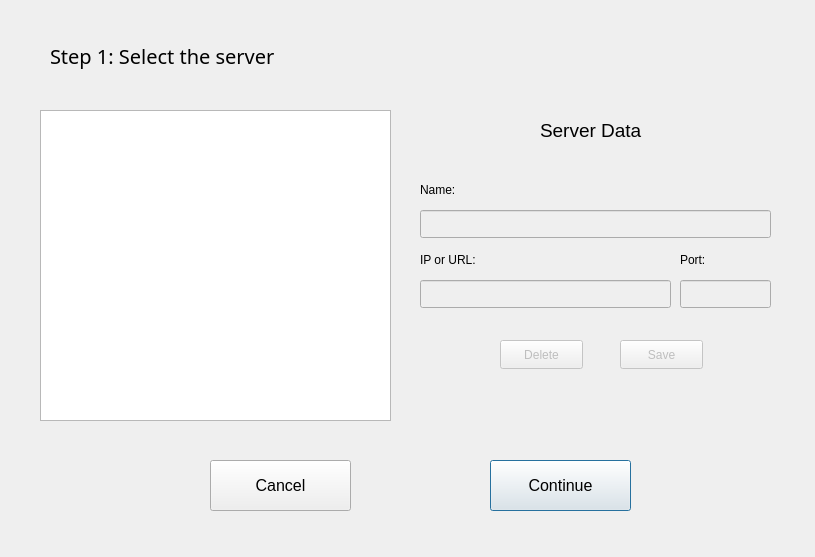
<?xml version="1.0" encoding="UTF-8"?>
<ui version="4.0">
 <class>spslidarDownloadDlg</class>
 <widget class="QDialog" name="spslidarDownloadDlg">
  <property name="geometry">
   <rect>
    <x>0</x>
    <y>0</y>
    <width>815</width>
    <height>557</height>
   </rect>
  </property>
  <property name="windowTitle">
   <string>spslidarDownloadDlg</string>
  </property>
  <widget class="QStackedWidget" name="stackedWidget">
   <property name="geometry">
    <rect>
     <x>0</x>
     <y>0</y>
     <width>801</width>
     <height>551</height>
    </rect>
   </property>
   <widget class="QWidget" name="page1">
    <widget class="QLabel" name="step1">
     <property name="geometry">
      <rect>
       <x>50</x>
       <y>40</y>
       <width>471</width>
       <height>31</height>
      </rect>
     </property>
     <property name="font">
      <font>
       <family>Dubai Light</family>
       <pointsize>15</pointsize>
      </font>
     </property>
     <property name="text">
      <string>Step 1: Select the server</string>
     </property>
    </widget>
    <widget class="QPushButton" name="serverContinue">
     <property name="geometry">
      <rect>
       <x>490</x>
       <y>460</y>
       <width>141</width>
       <height>51</height>
      </rect>
     </property>
     <property name="font">
      <font>
       <pointsize>12</pointsize>
      </font>
     </property>
     <property name="text">
      <string>Continue</string>
     </property>
    </widget>
    <widget class="QListWidget" name="serverList">
     <property name="geometry">
      <rect>
       <x>40</x>
       <y>110</y>
       <width>351</width>
       <height>311</height>
      </rect>
     </property>
    </widget>
    <widget class="QLabel" name="label_2">
     <property name="geometry">
      <rect>
       <x>420</x>
       <y>180</y>
       <width>63</width>
       <height>20</height>
      </rect>
     </property>
     <property name="text">
      <string>Name:</string>
     </property>
    </widget>
    <widget class="QLineEdit" name="serverName">
     <property name="enabled">
      <bool>false</bool>
     </property>
     <property name="geometry">
      <rect>
       <x>420</x>
       <y>210</y>
       <width>351</width>
       <height>28</height>
      </rect>
     </property>
     <property name="readOnly">
      <bool>false</bool>
     </property>
    </widget>
    <widget class="QLabel" name="label_3">
     <property name="geometry">
      <rect>
       <x>420</x>
       <y>250</y>
       <width>71</width>
       <height>20</height>
      </rect>
     </property>
     <property name="text">
      <string>IP or URL:</string>
     </property>
    </widget>
    <widget class="QLabel" name="label_4">
     <property name="geometry">
      <rect>
       <x>680</x>
       <y>250</y>
       <width>71</width>
       <height>20</height>
      </rect>
     </property>
     <property name="text">
      <string>Port:</string>
     </property>
    </widget>
    <widget class="QLineEdit" name="serverIP">
     <property name="enabled">
      <bool>false</bool>
     </property>
     <property name="geometry">
      <rect>
       <x>420</x>
       <y>280</y>
       <width>251</width>
       <height>28</height>
      </rect>
     </property>
     <property name="readOnly">
      <bool>false</bool>
     </property>
    </widget>
    <widget class="QLineEdit" name="serverPort">
     <property name="enabled">
      <bool>false</bool>
     </property>
     <property name="geometry">
      <rect>
       <x>680</x>
       <y>280</y>
       <width>91</width>
       <height>28</height>
      </rect>
     </property>
     <property name="readOnly">
      <bool>false</bool>
     </property>
    </widget>
    <widget class="QLabel" name="label_5">
     <property name="geometry">
      <rect>
       <x>540</x>
       <y>120</y>
       <width>131</width>
       <height>20</height>
      </rect>
     </property>
     <property name="font">
      <font>
       <pointsize>14</pointsize>
      </font>
     </property>
     <property name="text">
      <string>Server Data</string>
     </property>
    </widget>
    <widget class="QPushButton" name="saveButton">
     <property name="enabled">
      <bool>false</bool>
     </property>
     <property name="geometry">
      <rect>
       <x>620</x>
       <y>340</y>
       <width>83</width>
       <height>29</height>
      </rect>
     </property>
     <property name="text">
      <string>Save</string>
     </property>
     <property name="default">
      <bool>false</bool>
     </property>
     <property name="flat">
      <bool>false</bool>
     </property>
    </widget>
    <widget class="QPushButton" name="deleteButton">
     <property name="enabled">
      <bool>false</bool>
     </property>
     <property name="geometry">
      <rect>
       <x>500</x>
       <y>340</y>
       <width>83</width>
       <height>29</height>
      </rect>
     </property>
     <property name="text">
      <string>Delete</string>
     </property>
     <property name="default">
      <bool>false</bool>
     </property>
     <property name="flat">
      <bool>false</bool>
     </property>
    </widget>
    <widget class="QPushButton" name="serverCancel">
     <property name="geometry">
      <rect>
       <x>210</x>
       <y>460</y>
       <width>141</width>
       <height>51</height>
      </rect>
     </property>
     <property name="font">
      <font>
       <pointsize>12</pointsize>
      </font>
     </property>
     <property name="text">
      <string>Cancel</string>
     </property>
    </widget>
   </widget>
   <widget class="QWidget" name="page2">
    <widget class="QLabel" name="step2">
     <property name="geometry">
      <rect>
       <x>60</x>
       <y>50</y>
       <width>371</width>
       <height>31</height>
      </rect>
     </property>
     <property name="font">
      <font>
       <family>Dubai Light</family>
       <pointsize>15</pointsize>
      </font>
     </property>
     <property name="text">
      <string>Step 2: Select a Dataset</string>
     </property>
    </widget>
    <widget class="QListWidget" name="workspaceList">
     <property name="geometry">
      <rect>
       <x>50</x>
       <y>130</y>
       <width>311</width>
       <height>341</height>
      </rect>
     </property>
    </widget>
    <widget class="QListWidget" name="datasetList">
     <property name="geometry">
      <rect>
       <x>420</x>
       <y>130</y>
       <width>331</width>
       <height>341</height>
      </rect>
     </property>
    </widget>
    <widget class="QPushButton" name="backWorkspace">
     <property name="geometry">
      <rect>
       <x>160</x>
       <y>490</y>
       <width>131</width>
       <height>51</height>
      </rect>
     </property>
     <property name="font">
      <font>
       <pointsize>12</pointsize>
      </font>
     </property>
     <property name="text">
      <string>Back</string>
     </property>
    </widget>
    <widget class="QPushButton" name="continueWorkspace">
     <property name="geometry">
      <rect>
       <x>490</x>
       <y>490</y>
       <width>131</width>
       <height>51</height>
      </rect>
     </property>
     <property name="font">
      <font>
       <pointsize>12</pointsize>
      </font>
     </property>
     <property name="text">
      <string>Continue</string>
     </property>
    </widget>
    <widget class="QLabel" name="label_6">
     <property name="geometry">
      <rect>
       <x>150</x>
       <y>90</y>
       <width>121</width>
       <height>31</height>
      </rect>
     </property>
     <property name="font">
      <font>
       <pointsize>12</pointsize>
      </font>
     </property>
     <property name="text">
      <string>Workspaces</string>
     </property>
    </widget>
    <widget class="QLabel" name="label_7">
     <property name="geometry">
      <rect>
       <x>540</x>
       <y>90</y>
       <width>81</width>
       <height>31</height>
      </rect>
     </property>
     <property name="font">
      <font>
       <pointsize>12</pointsize>
      </font>
     </property>
     <property name="text">
      <string>Datasets</string>
     </property>
    </widget>
   </widget>
   <widget class="QWidget" name="page3">
    <widget class="QLabel" name="title">
     <property name="geometry">
      <rect>
       <x>260</x>
       <y>40</y>
       <width>251</width>
       <height>41</height>
      </rect>
     </property>
     <property name="font">
      <font>
       <family>Dubai Light</family>
       <pointsize>15</pointsize>
       <bold>true</bold>
      </font>
     </property>
     <property name="text">
      <string>Dataset Specification</string>
     </property>
    </widget>
    <widget class="QLabel" name="name">
     <property name="geometry">
      <rect>
       <x>30</x>
       <y>120</y>
       <width>63</width>
       <height>20</height>
      </rect>
     </property>
     <property name="text">
      <string>Name</string>
     </property>
    </widget>
    <widget class="QLabel" name="description">
     <property name="geometry">
      <rect>
       <x>30</x>
       <y>160</y>
       <width>91</width>
       <height>20</height>
      </rect>
     </property>
     <property name="text">
      <string>Description</string>
     </property>
    </widget>
    <widget class="QLabel" name="dateOfAcquisition">
     <property name="geometry">
      <rect>
       <x>30</x>
       <y>200</y>
       <width>151</width>
       <height>20</height>
      </rect>
     </property>
     <property name="text">
      <string>Date Of Acquisition</string>
     </property>
    </widget>
    <widget class="QLabel" name="boundingBox">
     <property name="geometry">
      <rect>
       <x>320</x>
       <y>250</y>
       <width>141</width>
       <height>31</height>
      </rect>
     </property>
     <property name="font">
      <font>
       <family>Dubai Light</family>
       <pointsize>12</pointsize>
       <bold>true</bold>
      </font>
     </property>
     <property name="text">
      <string>Bounding Box</string>
     </property>
    </widget>
    <widget class="QLabel" name="southWestBottom">
     <property name="geometry">
      <rect>
       <x>110</x>
       <y>280</y>
       <width>141</width>
       <height>20</height>
      </rect>
     </property>
     <property name="text">
      <string>South-West Bottom</string>
     </property>
    </widget>
    <widget class="QLabel" name="northEastTop">
     <property name="geometry">
      <rect>
       <x>480</x>
       <y>280</y>
       <width>121</width>
       <height>20</height>
      </rect>
     </property>
     <property name="text">
      <string>North-East Top</string>
     </property>
    </widget>
    <widget class="QLabel" name="southWestBottom_easting">
     <property name="geometry">
      <rect>
       <x>30</x>
       <y>320</y>
       <width>101</width>
       <height>20</height>
      </rect>
     </property>
     <property name="text">
      <string>Easting</string>
     </property>
    </widget>
    <widget class="QLabel" name="southWestBottom_northing">
     <property name="geometry">
      <rect>
       <x>30</x>
       <y>360</y>
       <width>111</width>
       <height>20</height>
      </rect>
     </property>
     <property name="text">
      <string>Northing</string>
     </property>
    </widget>
    <widget class="QLabel" name="southWestBottom_Height">
     <property name="geometry">
      <rect>
       <x>30</x>
       <y>400</y>
       <width>63</width>
       <height>20</height>
      </rect>
     </property>
     <property name="text">
      <string>Height</string>
     </property>
    </widget>
    <widget class="QLabel" name="southWestBottom_zone">
     <property name="geometry">
      <rect>
       <x>30</x>
       <y>440</y>
       <width>63</width>
       <height>20</height>
      </rect>
     </property>
     <property name="text">
      <string>Zone</string>
     </property>
    </widget>
    <widget class="QLabel" name="northEastTop_easting">
     <property name="geometry">
      <rect>
       <x>410</x>
       <y>310</y>
       <width>101</width>
       <height>20</height>
      </rect>
     </property>
     <property name="text">
      <string>Easting</string>
     </property>
    </widget>
    <widget class="QLabel" name="northEastTop_northing">
     <property name="geometry">
      <rect>
       <x>410</x>
       <y>360</y>
       <width>111</width>
       <height>20</height>
      </rect>
     </property>
     <property name="text">
      <string>Northing</string>
     </property>
    </widget>
    <widget class="QLabel" name="northEastTop_height">
     <property name="geometry">
      <rect>
       <x>410</x>
       <y>400</y>
       <width>63</width>
       <height>20</height>
      </rect>
     </property>
     <property name="text">
      <string>Height</string>
     </property>
    </widget>
    <widget class="QLabel" name="northEastTop_zone">
     <property name="geometry">
      <rect>
       <x>410</x>
       <y>440</y>
       <width>63</width>
       <height>20</height>
      </rect>
     </property>
     <property name="text">
      <string>Zone</string>
     </property>
    </widget>
    <widget class="QLabel" name="datablockSize">
     <property name="geometry">
      <rect>
       <x>380</x>
       <y>120</y>
       <width>161</width>
       <height>20</height>
      </rect>
     </property>
     <property name="text">
      <string>Datablock Size</string>
     </property>
    </widget>
    <widget class="QLabel" name="datablockFormat">
     <property name="geometry">
      <rect>
       <x>380</x>
       <y>150</y>
       <width>161</width>
       <height>20</height>
      </rect>
     </property>
     <property name="text">
      <string>Datablock Format</string>
     </property>
    </widget>
    <widget class="QTextBrowser" name="output_nombre">
     <property name="geometry">
      <rect>
       <x>120</x>
       <y>110</y>
       <width>256</width>
       <height>31</height>
      </rect>
     </property>
    </widget>
    <widget class="QTextBrowser" name="output_descripcion">
     <property name="geometry">
      <rect>
       <x>120</x>
       <y>150</y>
       <width>256</width>
       <height>31</height>
      </rect>
     </property>
    </widget>
    <widget class="QTextBrowser" name="output_fecha">
     <property name="geometry">
      <rect>
       <x>180</x>
       <y>190</y>
       <width>256</width>
       <height>31</height>
      </rect>
     </property>
    </widget>
    <widget class="QTextBrowser" name="output_suroeste_este">
     <property name="geometry">
      <rect>
       <x>140</x>
       <y>310</y>
       <width>256</width>
       <height>31</height>
      </rect>
     </property>
    </widget>
    <widget class="QTextBrowser" name="output_suroeste_norte">
     <property name="geometry">
      <rect>
       <x>140</x>
       <y>350</y>
       <width>256</width>
       <height>31</height>
      </rect>
     </property>
    </widget>
    <widget class="QTextBrowser" name="output_suroeste_altura">
     <property name="geometry">
      <rect>
       <x>140</x>
       <y>390</y>
       <width>256</width>
       <height>31</height>
      </rect>
     </property>
    </widget>
    <widget class="QTextBrowser" name="output_suroeste_zona">
     <property name="geometry">
      <rect>
       <x>140</x>
       <y>430</y>
       <width>256</width>
       <height>31</height>
      </rect>
     </property>
    </widget>
    <widget class="QTextBrowser" name="output_noreste_este">
     <property name="geometry">
      <rect>
       <x>520</x>
       <y>310</y>
       <width>256</width>
       <height>31</height>
      </rect>
     </property>
    </widget>
    <widget class="QTextBrowser" name="output_noreste_norte">
     <property name="geometry">
      <rect>
       <x>520</x>
       <y>350</y>
       <width>256</width>
       <height>31</height>
      </rect>
     </property>
    </widget>
    <widget class="QTextBrowser" name="output_noreste_altura">
     <property name="geometry">
      <rect>
       <x>520</x>
       <y>390</y>
       <width>256</width>
       <height>31</height>
      </rect>
     </property>
    </widget>
    <widget class="QTextBrowser" name="output_noreste_zona">
     <property name="geometry">
      <rect>
       <x>520</x>
       <y>430</y>
       <width>256</width>
       <height>31</height>
      </rect>
     </property>
    </widget>
    <widget class="QTextBrowser" name="output_tamDatablock">
     <property name="geometry">
      <rect>
       <x>520</x>
       <y>110</y>
       <width>256</width>
       <height>31</height>
      </rect>
     </property>
    </widget>
    <widget class="QTextBrowser" name="output_formatoDatablock">
     <property name="geometry">
      <rect>
       <x>520</x>
       <y>150</y>
       <width>256</width>
       <height>31</height>
      </rect>
     </property>
    </widget>
    <widget class="QPushButton" name="datasetConfirm">
     <property name="geometry">
      <rect>
       <x>540</x>
       <y>490</y>
       <width>131</width>
       <height>41</height>
      </rect>
     </property>
     <property name="font">
      <font>
       <pointsize>12</pointsize>
      </font>
     </property>
     <property name="text">
      <string>Confirm</string>
     </property>
    </widget>
    <widget class="QPushButton" name="datasetBack">
     <property name="geometry">
      <rect>
       <x>150</x>
       <y>490</y>
       <width>131</width>
       <height>41</height>
      </rect>
     </property>
     <property name="font">
      <font>
       <pointsize>12</pointsize>
      </font>
     </property>
     <property name="text">
      <string>Back</string>
     </property>
    </widget>
   </widget>
   <widget class="QWidget" name="page">
    <widget class="QLabel" name="label">
     <property name="geometry">
      <rect>
       <x>330</x>
       <y>160</y>
       <width>151</width>
       <height>51</height>
      </rect>
     </property>
     <property name="font">
      <font>
       <pointsize>15</pointsize>
      </font>
     </property>
     <property name="text">
      <string>Downloading</string>
     </property>
    </widget>
    <widget class="QProgressBar" name="progreso">
     <property name="geometry">
      <rect>
       <x>80</x>
       <y>280</y>
       <width>661</width>
       <height>23</height>
      </rect>
     </property>
     <property name="value">
      <number>45</number>
     </property>
    </widget>
   </widget>
  </widget>
 </widget>
 <resources/>
 <connections>
  <connection>
   <sender>serverList</sender>
   <signal>itemClicked(QListWidgetItem*)</signal>
   <receiver>spslidarDownloadDlg</receiver>
   <slot>serverClicked()</slot>
   <hints>
    <hint type="sourcelabel">
     <x>288</x>
     <y>322</y>
    </hint>
    <hint type="destinationlabel">
     <x>751</x>
     <y>166</y>
    </hint>
   </hints>
  </connection>
  <connection>
   <sender>saveButton</sender>
   <signal>clicked()</signal>
   <receiver>spslidarDownloadDlg</receiver>
   <slot>saveServer()</slot>
   <hints>
    <hint type="sourcelabel">
     <x>648</x>
     <y>360</y>
    </hint>
    <hint type="destinationlabel">
     <x>683</x>
     <y>401</y>
    </hint>
   </hints>
  </connection>
  <connection>
   <sender>deleteButton</sender>
   <signal>clicked()</signal>
   <receiver>spslidarDownloadDlg</receiver>
   <slot>deleteServer()</slot>
   <hints>
    <hint type="sourcelabel">
     <x>529</x>
     <y>358</y>
    </hint>
    <hint type="destinationlabel">
     <x>751</x>
     <y>441</y>
    </hint>
   </hints>
  </connection>
  <connection>
   <sender>workspaceList</sender>
   <signal>itemClicked(QListWidgetItem*)</signal>
   <receiver>spslidarDownloadDlg</receiver>
   <slot>clickWorkspace()</slot>
   <hints>
    <hint type="sourcelabel">
     <x>298</x>
     <y>327</y>
    </hint>
    <hint type="destinationlabel">
     <x>751</x>
     <y>329</y>
    </hint>
   </hints>
  </connection>
  <connection>
   <sender>datasetList</sender>
   <signal>itemClicked(QListWidgetItem*)</signal>
   <receiver>spslidarDownloadDlg</receiver>
   <slot>clickDataset()</slot>
   <hints>
    <hint type="sourcelabel">
     <x>602</x>
     <y>258</y>
    </hint>
    <hint type="destinationlabel">
     <x>808</x>
     <y>212</y>
    </hint>
   </hints>
  </connection>
  <connection>
   <sender>serverContinue</sender>
   <signal>clicked()</signal>
   <receiver>spslidarDownloadDlg</receiver>
   <slot>serverContinue()</slot>
   <hints>
    <hint type="sourcelabel">
     <x>565</x>
     <y>483</y>
    </hint>
    <hint type="destinationlabel">
     <x>808</x>
     <y>464</y>
    </hint>
   </hints>
  </connection>
  <connection>
   <sender>backWorkspace</sender>
   <signal>clicked()</signal>
   <receiver>spslidarDownloadDlg</receiver>
   <slot>comeBack()</slot>
   <hints>
    <hint type="sourcelabel">
     <x>261</x>
     <y>496</y>
    </hint>
    <hint type="destinationlabel">
     <x>808</x>
     <y>482</y>
    </hint>
   </hints>
  </connection>
  <connection>
   <sender>continueWorkspace</sender>
   <signal>clicked()</signal>
   <receiver>spslidarDownloadDlg</receiver>
   <slot>workspaceContinue()</slot>
   <hints>
    <hint type="sourcelabel">
     <x>569</x>
     <y>502</y>
    </hint>
    <hint type="destinationlabel">
     <x>808</x>
     <y>530</y>
    </hint>
   </hints>
  </connection>
  <connection>
   <sender>serverCancel</sender>
   <signal>clicked()</signal>
   <receiver>spslidarDownloadDlg</receiver>
   <slot>cancel()</slot>
   <hints>
    <hint type="sourcelabel">
     <x>286</x>
     <y>474</y>
    </hint>
    <hint type="destinationlabel">
     <x>808</x>
     <y>387</y>
    </hint>
   </hints>
  </connection>
  <connection>
   <sender>datasetConfirm</sender>
   <signal>clicked()</signal>
   <receiver>spslidarDownloadDlg</receiver>
   <slot>confirm()</slot>
   <hints>
    <hint type="sourcelabel">
     <x>595</x>
     <y>515</y>
    </hint>
    <hint type="destinationlabel">
     <x>809</x>
     <y>517</y>
    </hint>
   </hints>
  </connection>
  <connection>
   <sender>datasetBack</sender>
   <signal>clicked()</signal>
   <receiver>spslidarDownloadDlg</receiver>
   <slot>comeBackDataset()</slot>
   <hints>
    <hint type="sourcelabel">
     <x>208</x>
     <y>513</y>
    </hint>
    <hint type="destinationlabel">
     <x>810</x>
     <y>556</y>
    </hint>
   </hints>
  </connection>
 </connections>
 <slots>
  <slot>serverContinue()</slot>
  <slot>clickWorkspace()</slot>
  <slot>workspaceContinue()</slot>
  <slot>clickDataset()</slot>
  <slot>cancel()</slot>
  <slot>confirm()</slot>
  <slot>serverClicked()</slot>
  <slot>saveServer()</slot>
  <slot>deleteServer()</slot>
  <slot>comeBack()</slot>
  <slot>comeBackDataset()</slot>
 </slots>
</ui>
